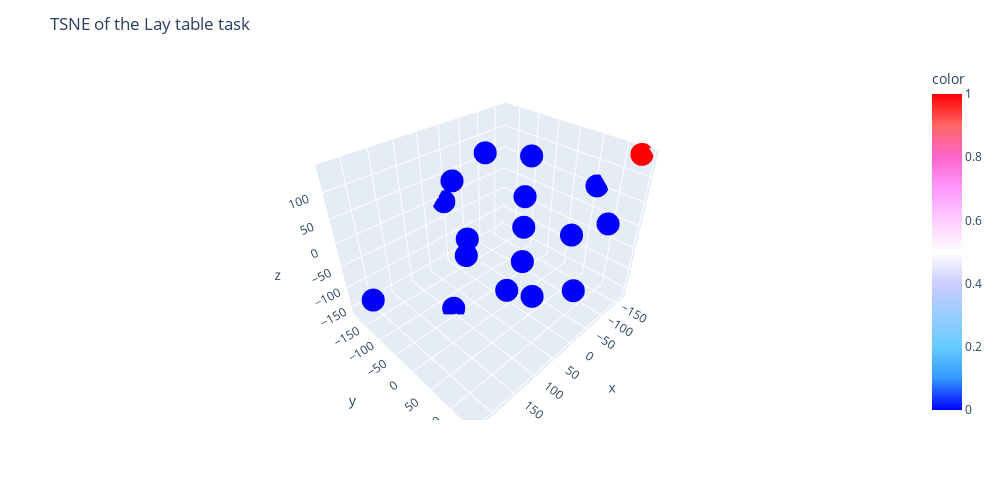

The notebook cell saved with this chart:
### Markdown cell above
### Lay table task

### Code cell
#Aply tsne to the data_ShoppingTask dataframe
tsne = TSNE(n_components=3, random_state=0, init='pca', perplexity=10, learning_rate='auto', n_iter=1000, verbose=1)
tsne_obj = tsne.fit_transform(data_LayTableTask[['total_time','time_holding','right_hand_grab_time','left_hand_grab_time', 'num_errors','correct_objects']])
tsne_obj = pandas.DataFrame(tsne_obj, columns=['x','y','z'])
fig = px.scatter_3d(tsne_obj, x='x', y='y', z='z', color=data_LayTableTask['type'], hover_data=[data_LayTableTask['task_id']], color_continuous_scale='Picnic')
fig.update_layout(title='TSNE of the Lay table task')
fig.update_layout(width=1000, height=500)
fig.show()

### Figure 1 — Plotly figure (JSON) as saved in the notebook; plotly's stock layout.template omitted (floating-point values rounded to 4 significant figures)
{"data": [{"customdata": [[2], [5], [8], [12], [16], [22], [30], [33], [37], [39], [42], [45], [48], [52], [55], [58], [61], [68]], "hovertemplate": "x=%{x}<br>y=%{y}<br>z=%{z}<br>hover_data_0=%{customdata[0]}<br>color=%{marker.color}<extra></extra>", "legendgroup": "", "marker": {"color": [0, 0, 0, 0, 0, 0, 0, 0, 0, 0, 0, 0, 0, 0, 0, 0, 0, 1], "coloraxis": "coloraxis", "symbol": "circle"}, "mode": "markers", "name": "", "scene": "scene", "showlegend": false, "type": "scatter3d", "x": [8.825, 1.474, 69.74, -111.4, -167.6, 135.4, -28.64, 45.64, -134.6, -76.03, 92.97, 52.26, 97.29, 228.4, -72.25, -39.87, -39.38, -167.8], "y": [-180.9, 27.84, -75.26, -67.95, 58.44, 29.4, 123.8, 32.23, 37.92, -36.84, 128.0, -62.71, -59.77, -119.9, 144.1, 2.377, -108.2, 132.1], "z": [-6.964, 25.17, 101.4, 1.721, 52.78, 37.02, -78.59, -88.69, -52.67, -128.5, -10.27, -19.35, -161.0, -92.31, 51.54, 135.9, 106.9, 139.2]}], "layout": {"coloraxis": {"colorbar": {"title": {"text": "color"}}, "colorscale": [[0, "rgb(0,0,255)"], [0.1, "rgb(51,153,255)"], [0.2, "rgb(102,204,255)"], [0.3, "rgb(153,204,255)"], [0.4, "rgb(204,204,255)"], [0.5, "rgb(255,255,255)"], [0.6, "rgb(255,204,255)"], [0.7, "rgb(255,153,255)"], [0.8, "rgb(255,102,204)"], [0.9, "rgb(255,102,102)"], [1, "rgb(255,0,0)"]]}, "height": 500, "legend": {"tracegroupgap": 0}, "margin": {"t": 60}, "scene": {"domain": {"x": [0, 1], "y": [0, 1]}, "xaxis": {"title": {"text": "x"}}, "yaxis": {"title": {"text": "y"}}, "zaxis": {"title": {"text": "z"}}}, "title": {"text": "TSNE of the Lay table task"}, "width": 1000}}
